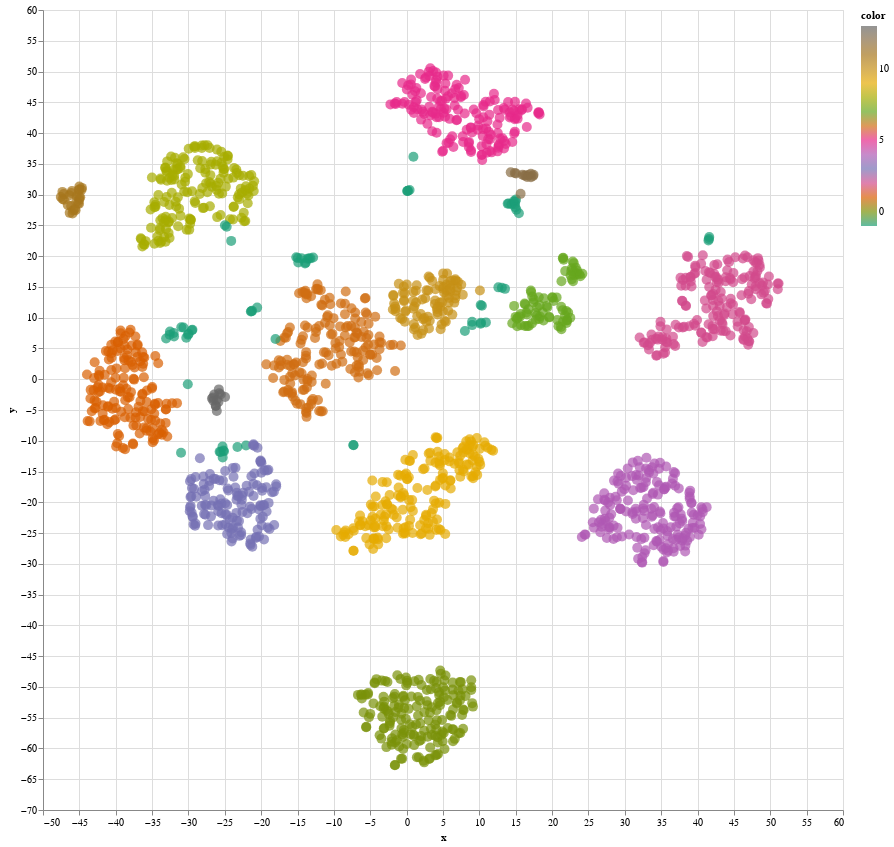

Source (notebook cell):
### Markdown cell above
## A final example

### Code cell
interactiveDraw(digits_points[:,0],digits_points[:,1],digits_y,digits_y_pred,size=(800,800))

### Figure 1 — Vega-Lite specification as saved in the notebook (floating-point values rounded to 4 significant figures; data arrays with more than 128 entries replaced by an {"elided": "..."} marker saying what was removed)
{"config": {"view": {"continuousWidth": 300, "continuousHeight": 300}}, "data": {"name": "data-70cd8df85e663c23bf098a8de71aadc1"}, "mark": {"type": "circle", "size": 100}, "encoding": {"color": {"field": "color", "scale": {"scheme": "dark2"}, "type": "quantitative"}, "tooltip": [{"field": "label", "type": "quantitative"}], "x": {"field": "x", "type": "quantitative"}, "y": {"field": "y", "type": "quantitative"}}, "height": 800, "params": [{"name": "param_5", "select": {"type": "interval", "encodings": ["x", "y"]}, "bind": "scales"}], "width": 800, "$schema": "https://vega.github.io/schema/vega-lite/v5.20.1.json", "datasets": {"data-70cd8df85e663c23bf098a8de71aadc1": {"elided": "1797 records"}}}
